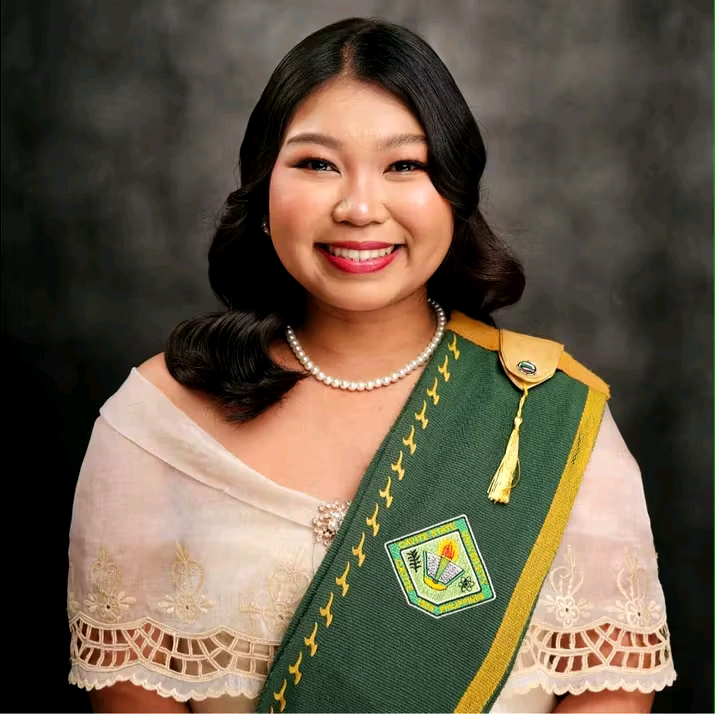
#> input picture media/products/1761044265424.jpg, 715 x 714 px; its folder holds only this picture in this run
$ python check_image_whitespace_temp.py
#> lines starting #> are read from the running program, lines starting #| are printed output that depends on the picture
from pathlib import Path
from PIL import Image, ImageChops, ImageStat

root = Path("media/products")
extensions = {".png", ".jpg", ".jpeg", ".webp"}

print("\nPRODUCT IMAGE BORDER CHECK")
print("-" * 65)

checked = 0

for path in root.rglob("*"):
    if not path.is_file() or path.suffix.lower() not in extensions:
        continue

    try:
        with Image.open(path) as image:
#> image is the input picture: PIL image 715x714 RGB; mean R, G, B 102.9, 89.5, 71.8
            rgb = image.convert("RGB")
            background = Image.new("RGB", rgb.size, "white")
#> background: PIL image 715x714 RGB; every value is 255
            diff = ImageChops.difference(rgb, background)
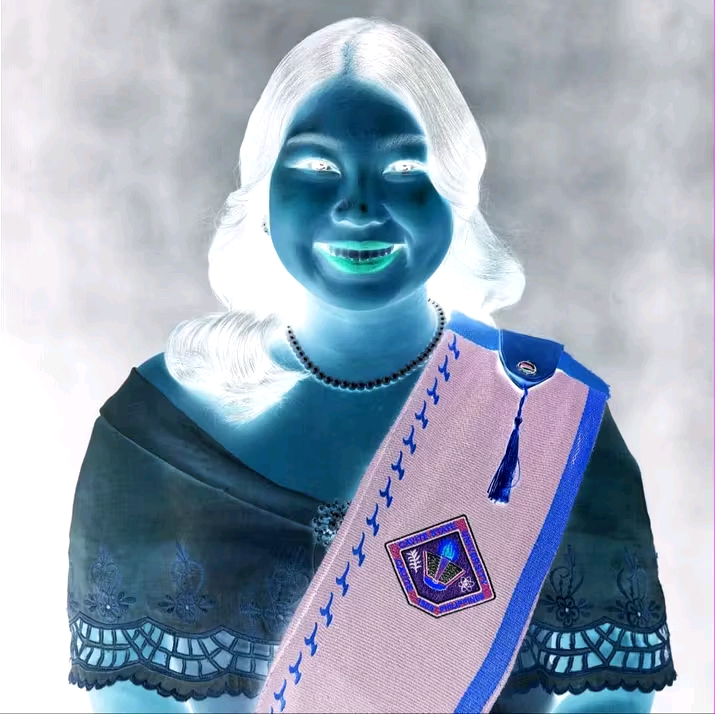
#> diff: PIL image 715x714 RGB; mean R, G, B 152.1, 165.5, 183.2
            diff = diff.point(lambda p: 255 if p > 35 else 0)
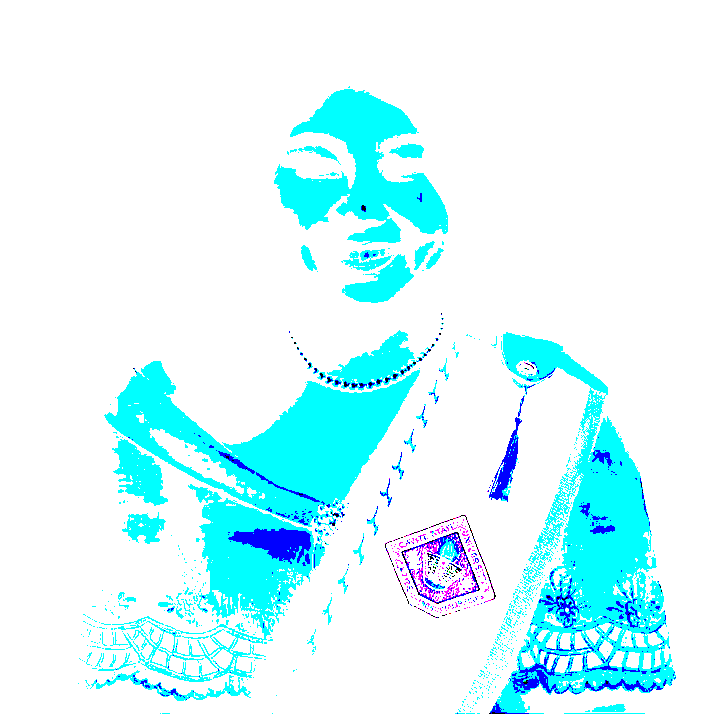
#> diff: PIL image 715x714 RGB; mean R, G, B 210.9, 250.3, 254.6
            bbox = diff.getbbox()
#> bbox = (0, 0, 715, 714)

            if bbox:
                left, top, right, bottom = bbox
#> left = 0; top = 0; right = 715; bottom = 714
                margins = (
                    round(left / image.width * 100, 1),
                    round(top / image.height * 100, 1),
                    round((image.width - right) / image.width * 100, 1),
                    round((image.height - bottom) / image.height * 100, 1),
                )
#> margins = (0, 0, 0, 0)

                if max(margins) >= 2:
                    print(f"\n{path}")
                    print(f"  Size: {image.width} x {image.height}")
                    print(f"  Approx. white margins L/T/R/B: {margins}%")

            checked += 1

    except Exception:
        pass

print(f"\nChecked {checked} image files.")
print("No files were changed.")
